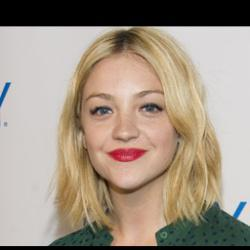
#> input picture 图像处理/图片增强/3.jpg, 250 x 250 px
$ python zhenggui.py
#> lines starting #> are read from the running program, lines starting #| are printed output that depends on the picture
import cv2

img = cv2.imread('./3.jpg')
#> img is the input picture: shape (250, 250, 3); mean B, G, R 133, 148, 161.8
im_ = cv2.imread('./4.jpg')
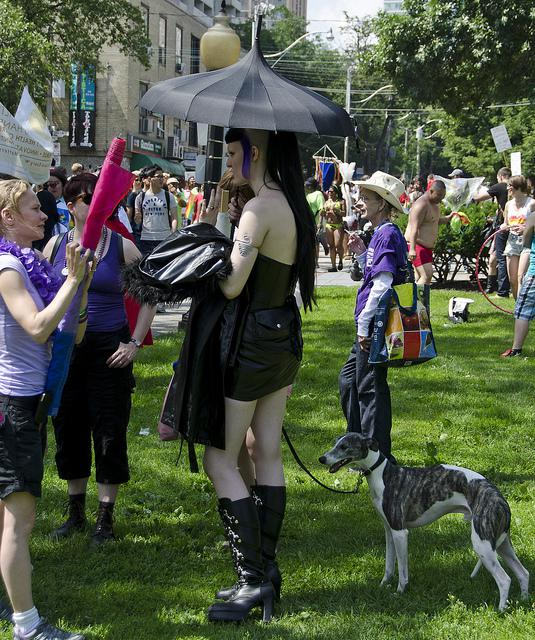
#> input picture 图像处理/4.jpg, 535 x 640 px, found by its file name
#> im_ is the input picture: shape (640, 535, 3); mean B, G, R 68.7, 87.3, 79.2
print(img.shape)
#| (250, 250, 3)
print(im_.shape)
#| (640, 535, 3)
img = cv2.resize(im_,img.shape[:2])
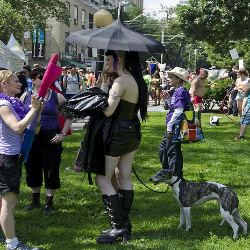
#> img: shape (250, 250, 3); mean B, G, R 68.5, 87.1, 79.1
cv2.imshow('img',img)
print(img.shape)
#| (250, 250, 3)
cv2.waitKey(0)
cv2.destroyAllWindows()
